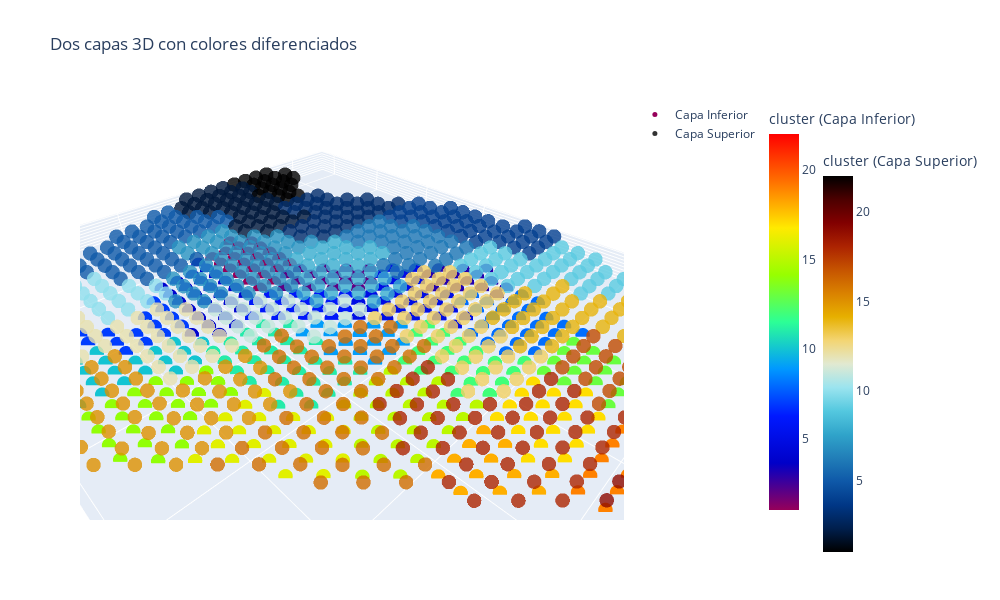

This figure's notebook cell:
### Code cell
df_lower = fase[fase['z'] == 1952]
df_upper = fase[fase['z'] == 1968]


BlockWidth = 10
BlockHeight = 10
x_min_lower = df_lower['x'].min()-BlockWidth
x_max_lower = df_lower['x'].max()+BlockWidth
y_min_lower = df_lower['y'].min()-BlockHeight
y_max_lower = df_lower['y'].max()+BlockHeight

x_min_upper = df_upper['x'].min()-BlockWidth
x_max_upper = df_upper['x'].max()+BlockWidth
y_min_upper = df_upper['y'].min()-BlockHeight
y_max_upper = df_upper['y'].max()+BlockHeight

P1_lower = (x_min_lower, y_min_lower)
P2_lower = (x_max_lower, y_max_lower)
P1_upper = (x_min_upper, y_min_upper)
P2_upper = (x_max_upper, y_max_upper)


Precedencias_lower, df_lower, Centers_lower, t_lower = tb.Precedencias_Clusters_Angle(df_lower, P1_lower, P2_lower,BlockWidth, BlockHeight, Angle=30)

Precedencias_upper, df_upper, Centers_upper, t_upper = tb.Precedencias_Clusters_Angle(df_upper, P1_upper, P2_upper,BlockWidth, BlockHeight, Angle=30)

# Crear figura
fig = go.Figure()

hue = 'cluster'

# Capa inferior: 'viridis'
fig.add_trace(go.Scatter3d(
    x=df_lower['x'],
    y=df_lower['y'],
    z=df_lower['z'],
    mode='markers',
    marker=dict(
        size=5,
        color=df_lower[hue],
        colorscale='rainbow',
        cmin=fase[hue].min(),
        cmax=fase[hue].max(),
        colorbar=dict(title=f'{hue} (Capa Inferior)', x=1.25, y=0.5),
        opacity=1
    ),
    name='Capa Inferior',
    hovertemplate="Z: %{z}"+f"<br>{hue}:"+"%{marker.color:.3f}<extra></extra>"
))

# Capa superior: 'plasma'
fig.add_trace(go.Scatter3d(
    x=df_upper['x'],
    y=df_upper['y'],
    z=df_upper['z'],
    mode='markers',
    marker=dict(
        size=5,
        color=df_upper[hue],
        colorscale='icefire',
        cmin=fase[hue].min(),
        cmax=fase[hue].max(),
        colorbar=dict(title=f'{hue} (Capa Superior)', x=1.35, y=0.4),  # ubicar al lado derecho
        opacity=0.8
    ),
    name='Capa Superior',
    hovertemplate="Z: %{z}"+f"<br>{hue}:"+"%{marker.color:.3f}<extra></extra>"
))

# Layout
fig.update_layout(
    scene=dict(
        xaxis_title='X',
        yaxis_title='Y',
        zaxis_title='Z',
        aspectmode='data'
    ),
    title='Dos capas 3D con colores diferenciados',
    width=1000,
    height=600,
    showlegend=True
)

fig.show()

### Figure 1 — Plotly figure (JSON) as saved in the notebook; plotly's stock layout.template omitted (floating-point values rounded to 4 significant figures; data arrays with more than 128 entries replaced by an {"elided": "..."} marker saying what was removed)
{"data": [{"hovertemplate": "Z: %{z}<br>cluster:%{marker.color:.3f}<extra></extra>", "marker": {"cmax": 22, "cmin": 1, "color": {"elided": "393 int values"}, "colorbar": {"title": {"text": "cluster (Capa Inferior)"}, "x": 1.25, "y": 0.5}, "colorscale": [[0, "rgb(150,0,90)"], [0.125, "rgb(0,0,200)"], [0.25, "rgb(0,25,255)"], [0.375, "rgb(0,152,255)"], [0.5, "rgb(44,255,150)"], [0.625, "rgb(151,255,0)"], [0.75, "rgb(255,234,0)"], [0.875, "rgb(255,111,0)"], [1, "rgb(255,0,0)"]], "opacity": 1, "size": 5}, "mode": "markers", "name": "Capa Inferior", "type": "scatter3d", "x": {"elided": "393 float values"}, "y": {"elided": "393 float values"}, "z": {"elided": "393 float values"}}, {"hovertemplate": "Z: %{z}<br>cluster:%{marker.color:.3f}<extra></extra>", "marker": {"cmax": 22, "cmin": 1, "color": {"elided": "706 int values"}, "colorbar": {"title": {"text": "cluster (Capa Superior)"}, "x": 1.35, "y": 0.4}, "colorscale": [[0, "#000000"], [0.0625, "#001f4d"], [0.125, "#003786"], [0.1875, "#0e58a8"], [0.25, "#217eb8"], [0.3125, "#30a4ca"], [0.375, "#54c8df"], [0.4375, "#9be4ef"], [0.5, "#e1e9d1"], [0.5625, "#f3d573"], [0.625, "#e7b000"], [0.6875, "#da8200"], [0.75, "#c65400"], [0.8125, "#ac2301"], [0.875, "#820000"], [0.9375, "#4c0000"], [1, "#000000"]], "opacity": 0.8, "size": 5}, "mode": "markers", "name": "Capa Superior", "type": "scatter3d", "x": {"elided": "706 float values"}, "y": {"elided": "706 float values"}, "z": {"elided": "706 float values"}}], "layout": {"height": 600, "scene": {"aspectmode": "data", "xaxis": {"title": {"text": "X"}}, "yaxis": {"title": {"text": "Y"}}, "zaxis": {"title": {"text": "Z"}}}, "showlegend": true, "title": {"text": "Dos capas 3D con colores diferenciados"}, "width": 1000}}
